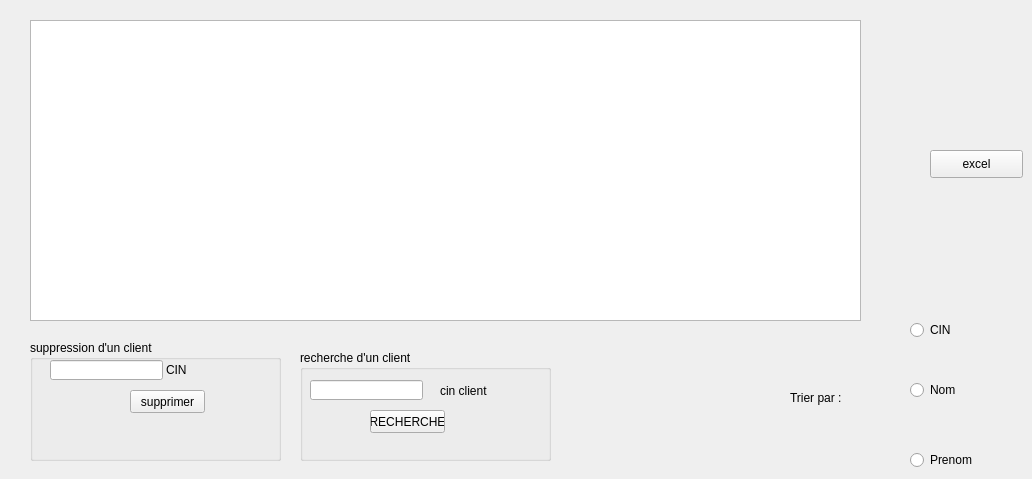
    <widget class="QWidget" name="tab_2">
     <attribute name="title">
      <string>affichage</string>
     </attribute>
     <widget class="QTableView" name="tab_client">
      <property name="geometry">
       <rect>
        <x>30</x>
        <y>20</y>
        <width>831</width>
        <height>301</height>
       </rect>
      </property>
     </widget>
     <widget class="QGroupBox" name="groupBox">
      <property name="geometry">
       <rect>
        <x>30</x>
        <y>340</y>
        <width>251</width>
        <height>121</height>
       </rect>
      </property>
      <property name="title">
       <string>suppression d'un client</string>
      </property>
      <widget class="QLineEdit" name="le_CINsupp">
       <property name="geometry">
        <rect>
         <x>20</x>
         <y>20</y>
         <width>113</width>
         <height>20</height>
        </rect>
       </property>
      </widget>
      <widget class="QLabel" name="label_9">
       <property name="geometry">
        <rect>
         <x>136</x>
         <y>20</y>
         <width>91</width>
         <height>20</height>
        </rect>
       </property>
       <property name="text">
        <string>CIN</string>
       </property>
      </widget>
      <widget class="QPushButton" name="pb_supprimer">
       <property name="geometry">
        <rect>
         <x>100</x>
         <y>50</y>
         <width>75</width>
         <height>23</height>
        </rect>
       </property>
       <property name="text">
        <string>supprimer</string>
       </property>
      </widget>
     </widget>
     <widget class="QGroupBox" name="groupBox_3">
      <property name="geometry">
       <rect>
        <x>300</x>
        <y>350</y>
        <width>251</width>
        <height>111</height>
       </rect>
      </property>
      <property name="title">
       <string>recherche d'un client</string>
      </property>
      <widget class="QLineEdit" name="cin_recherche_2">
       <property name="geometry">
        <rect>
         <x>10</x>
         <y>30</y>
         <width>113</width>
         <height>20</height>
        </rect>
       </property>
      </widget>
      <widget class="QLabel" name="label_14">
       <property name="geometry">
        <rect>
         <x>140</x>
         <y>30</y>
         <width>61</width>
         <height>21</height>
        </rect>
       </property>
       <property name="text">
        <string>cin client</string>
       </property>
      </widget>
      <widget class="QPushButton" name="pb_recherche_2">
       <property name="geometry">
        <rect>
         <x>70</x>
         <y>60</y>
         <width>75</width>
         <height>23</height>
        </rect>
       </property>
       <property name="text">
        <string>RECHERCHE</string>
       </property>
      </widget>
     </widget>
     <widget class="QPushButton" name="pushButton">
      <property name="geometry">
       <rect>
        <x>930</x>
        <y>150</y>
        <width>93</width>
        <height>28</height>
       </rect>
      </property>
      <property name="text">
       <string>excel</string>
      </property>
     </widget>
     <widget class="QRadioButton" name="tri_parnom">
      <property name="geometry">
       <rect>
        <x>910</x>
        <y>380</y>
        <width>97</width>
        <height>20</height>
       </rect>
      </property>
      <property name="text">
       <string>Nom</string>
      </property>
     </widget>
     <widget class="QRadioButton" name="tri_parprenom">
      <property name="geometry">
       <rect>
        <x>910</x>
        <y>450</y>
        <width>97</width>
        <height>20</height>
       </rect>
      </property>
      <property name="text">
       <string>Prenom</string>
      </property>
     </widget>
     <widget class="QRadioButton" name="tri_parcin">
      <property name="geometry">
       <rect>
        <x>910</x>
        <y>320</y>
        <width>97</width>
        <height>20</height>
       </rect>
      </property>
      <property name="text">
       <string>CIN</string>
      </property>
     </widget>
     <widget class="QLabel" name="label_13">
      <property name="geometry">
       <rect>
        <x>790</x>
        <y>390</y>
        <width>81</width>
        <height>16</height>
       </rect>
      </property>
      <property name="text">
       <string>Trier par :</string>
      </property>
     </widget>
    </widget>
